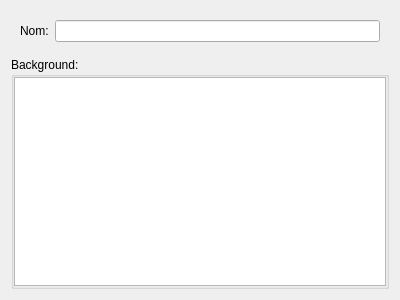
<?xml version="1.0" encoding="UTF-8"?>
<ui version="4.0">
 <class>Sabrina::PlaceEditor</class>
 <widget class="QWidget" name="Sabrina::PlaceEditor">
  <property name="geometry">
   <rect>
    <x>0</x>
    <y>0</y>
    <width>400</width>
    <height>300</height>
   </rect>
  </property>
  <property name="windowTitle">
   <string>Form</string>
  </property>
  <layout class="QVBoxLayout" name="verticalLayout">
   <item>
    <widget class="QWidget" name="widget" native="true">
     <layout class="QFormLayout" name="formLayout">
      <item row="0" column="0">
       <widget class="QLabel" name="label">
        <property name="text">
         <string>Nom:</string>
        </property>
       </widget>
      </item>
      <item row="0" column="1">
       <widget class="QLineEdit" name="lineEdit_name"/>
      </item>
     </layout>
    </widget>
   </item>
   <item>
    <widget class="QGroupBox" name="groupBox">
     <property name="sizePolicy">
      <sizepolicy hsizetype="Preferred" vsizetype="Expanding">
       <horstretch>0</horstretch>
       <verstretch>0</verstretch>
      </sizepolicy>
     </property>
     <property name="title">
      <string>Background:</string>
     </property>
     <layout class="QGridLayout" name="gridLayout">
      <property name="leftMargin">
       <number>0</number>
      </property>
      <property name="topMargin">
       <number>0</number>
      </property>
      <property name="rightMargin">
       <number>0</number>
      </property>
      <property name="bottomMargin">
       <number>0</number>
      </property>
      <property name="spacing">
       <number>0</number>
      </property>
      <item row="0" column="0">
       <widget class="QTextEdit" name="textEdit_background"/>
      </item>
     </layout>
    </widget>
   </item>
  </layout>
 </widget>
 <resources/>
 <connections/>
</ui>
